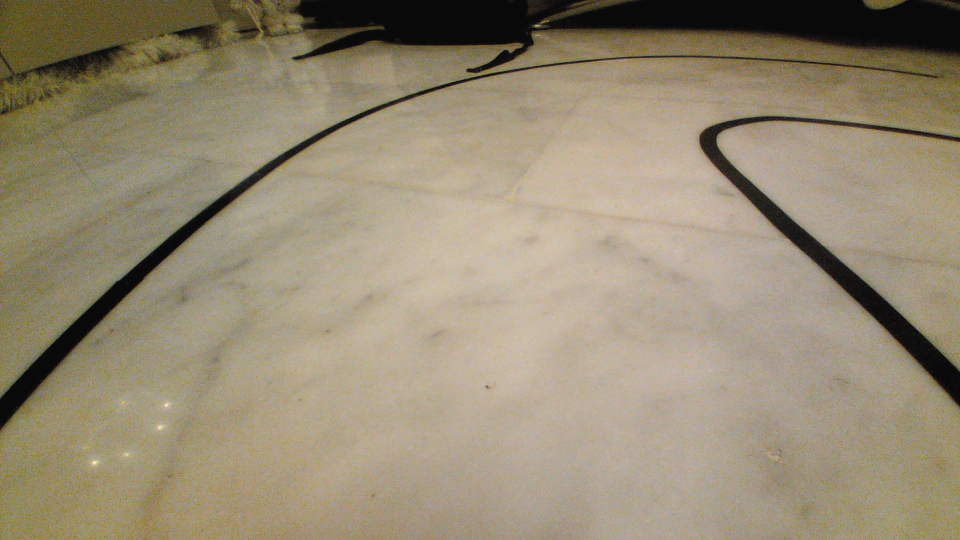
#> input picture test.jpg, 1920 x 1080 px (shown at 1/2 size)
$ python calibrate.py
#> lines starting #> are read from the running program, lines starting #| are printed output that depends on the picture
import numpy as np
import cv2
import matplotlib.pyplot as plt


# [4 lines of commented-out code are left out]


IMAGE_H = 1080
IMAGE_W = 1920

src = np.float32([[0, IMAGE_H], [IMAGE_W, IMAGE_H], [0, 0], [IMAGE_W, 0]])
dst = np.float32([[600, IMAGE_H], [1300, IMAGE_H], [0, 0], [IMAGE_W, 0]])
M = cv2.getPerspectiveTransform(src, dst) # The transformation matrix
Minv = cv2.getPerspectiveTransform(dst, src) # Inverse transformation

img = cv2.imread('test.jpg') # Read the test img
#> img is the input picture: shape (1080, 1920, 3); mean B, G, R 115.9, 139.3, 150.8
img = img[450:(450+IMAGE_H), 0:IMAGE_W] # Apply np slicing for ROI crop
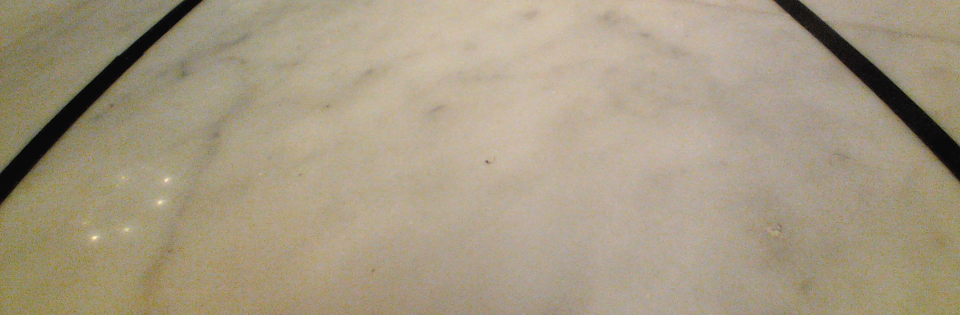
#> img: shape (630, 1920, 3) (shown at 1/2 size); mean B, G, R 130.5, 153.5, 165.5
warped_img = cv2.warpPerspective(img, M, (IMAGE_W, IMAGE_H)) # Image warping
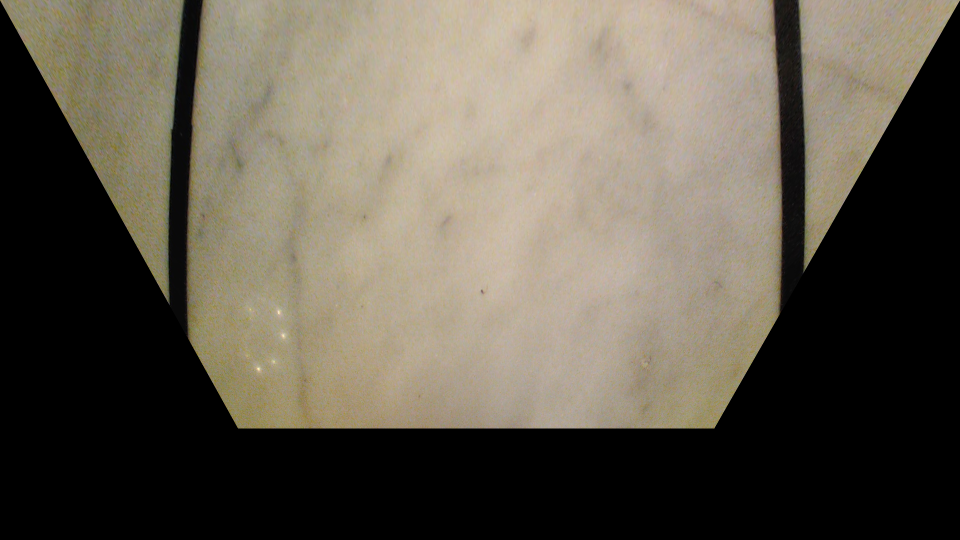
#> warped_img: shape (1080, 1920, 3) (shown at 1/2 size); mean B, G, R 78.5, 91.3, 98.2
plt.imshow(cv2.cvtColor(warped_img, cv2.COLOR_BGR2RGB)) # Show results
plt.show()
